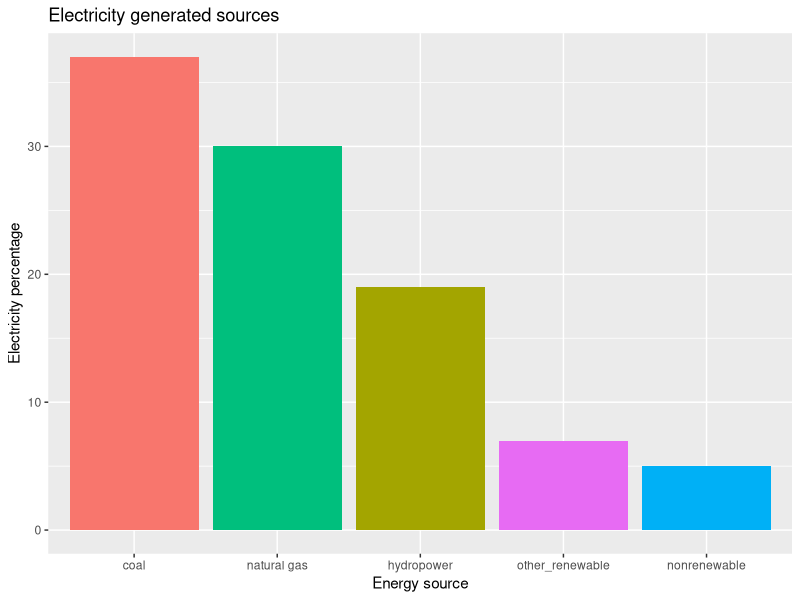
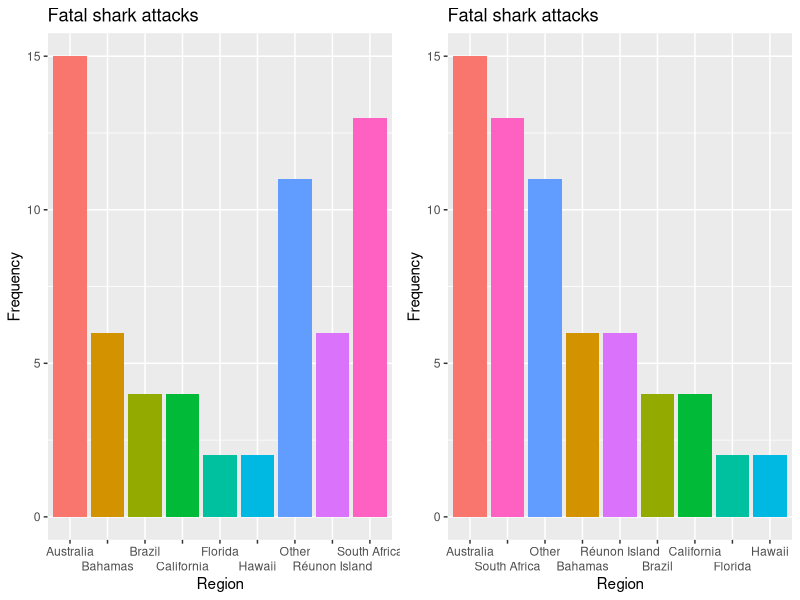
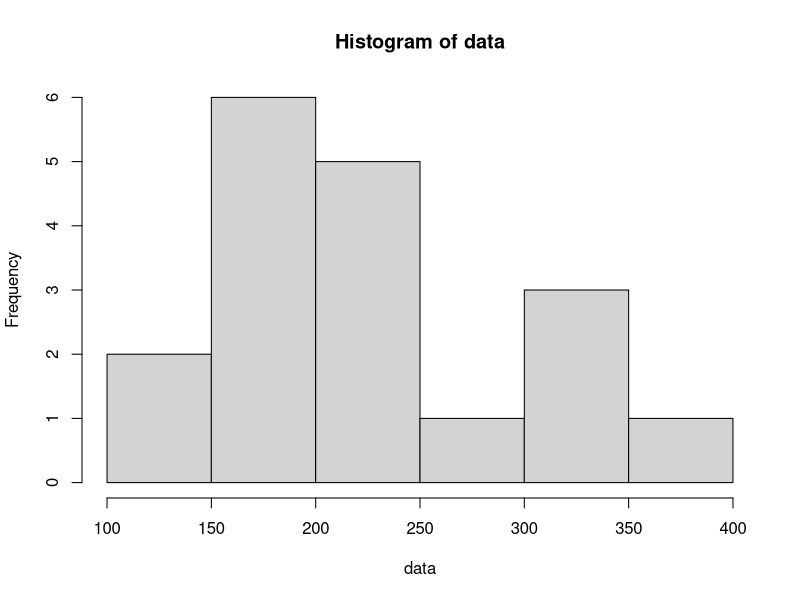
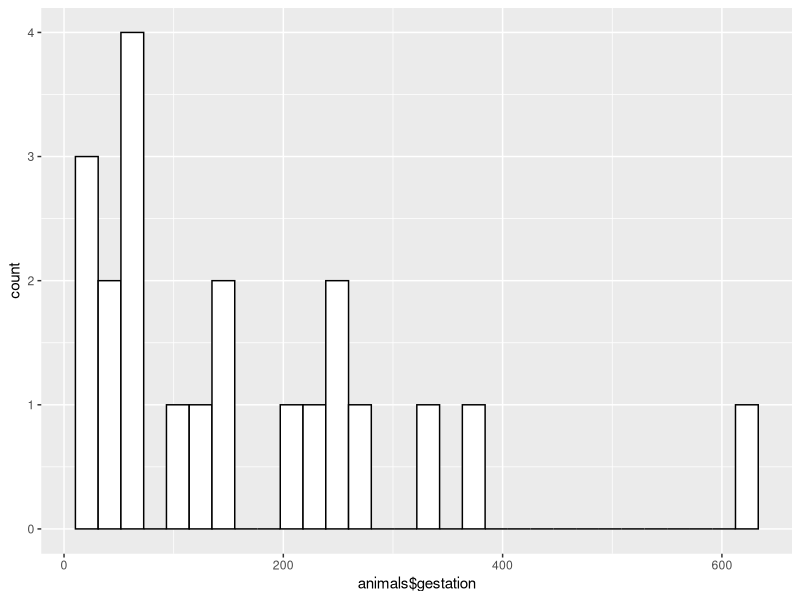
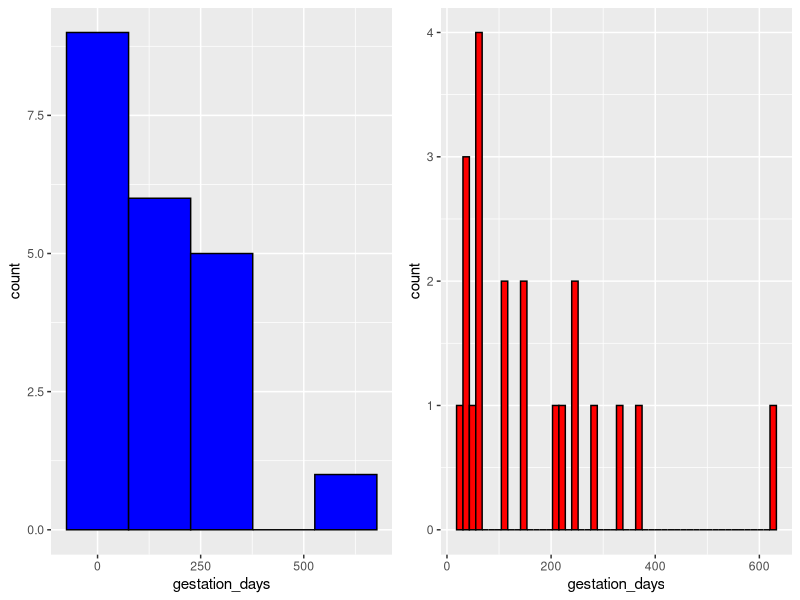
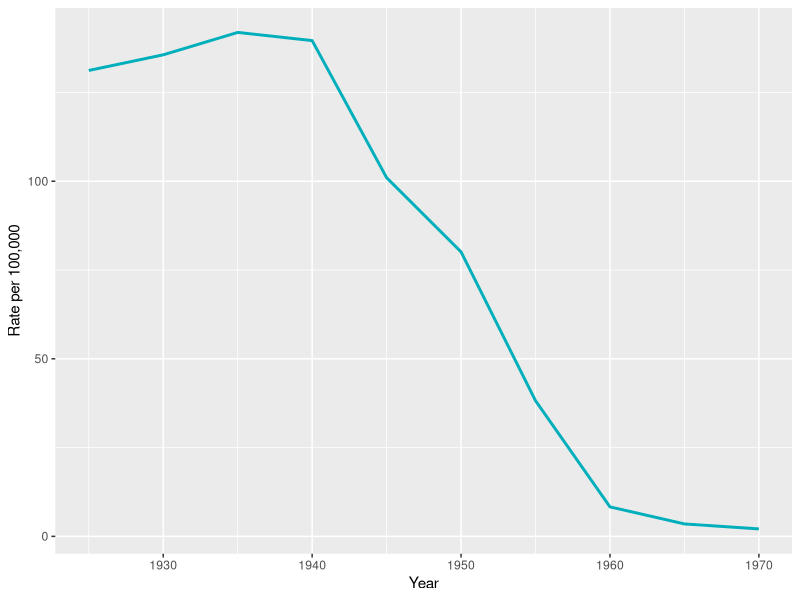
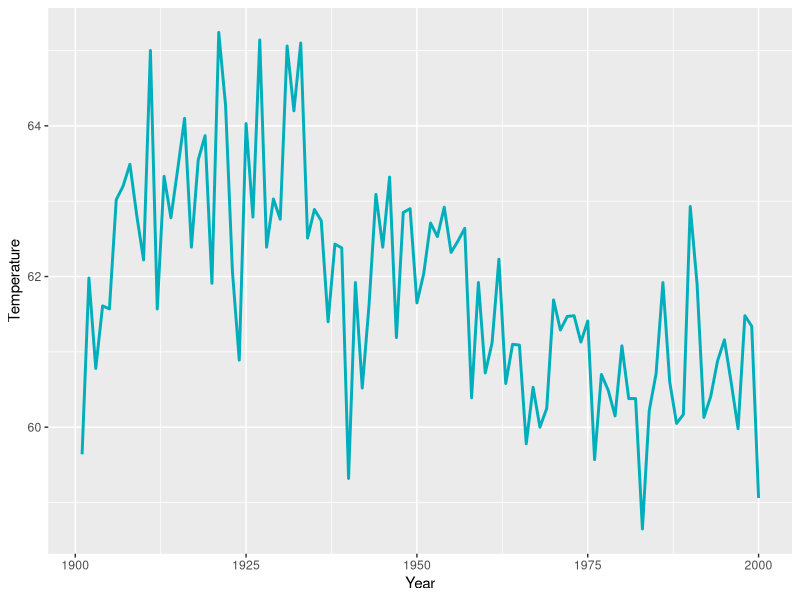

These figures' R source, in order:
## ---- chunk 1
knitr::opts_chunk$set(echo = FALSE)
## ---- chunk 2
library(tidyverse)
library(ggpubr)
## ---- chunk 3
energy_sources <- tibble(energy_source = c("coal", "natural gas", "hydropower",
                                           "other_renewable", "nonrenewable"),
                         elec_generated_percent = c(37,30,19,7,5))

g <- ggplot(energy_sources, aes(x = reorder(energy_source, -elec_generated_percent), y = elec_generated_percent))
g <- g + geom_bar(aes(fill = energy_source), stat="identity") +
     labs(title="Electricity generated sources",
        x ="Energy source", y = "Electricity percentage") +
     theme(legend.position = "none")
g
## ---- chunk 4
fatal_shark_attacks <- tibble(region = c("Florida", "Hawaii", "California", 
                                    "Australia", "South Africa", "Réunon Island", 
                                    "Brazil", "Bahamas", "Other"),
                         frequency = c(2,2,4,15,13,6,4,6,11))

g <- ggplot(fatal_shark_attacks, aes(x = region, y = frequency))
g <- g + geom_bar(aes(fill = region), stat="identity") +
     labs(title="Fatal shark attacks",
        x ="Region", y = "Frequency") +
     theme(legend.position = "none") +
scale_x_discrete(guide = guide_axis(n.dodge=2))

h <- ggplot(fatal_shark_attacks, aes(x = reorder(region, -frequency), y = frequency))
h <- h + geom_bar(aes(fill = region), stat="identity") +
     labs(title="Fatal shark attacks",
        x ="Region", y = "Frequency") +
     theme(legend.position = "none") +
scale_x_discrete(guide = guide_axis(n.dodge=2))

figures <- ggarrange(g, h,
                    ncol = 2, nrow = 1)
figures
## ---- chunk 5
data <- c(239, 237, 245, 310, 218, 175, 330, 196, 178, 
          245, 255, 190, 330, 124, 162, 190, 386, 145)

stem(data)
## ---- chunk 6
stem(data, scale=2)
## ---- chunk 7
hist(data, breaks = 6, xlim = c(100,400))
## ---- chunk 8
animals <- read_csv("../datasets/Animals.csv")

ggplot() + aes(animals$gestation)+ geom_histogram(colour="black", fill="white")
## ---- chunk 9
gestation_days <- animals$gestation

p <- ggplot() + aes(gestation_days)+ geom_histogram(colour="black", fill="blue", bins = 5)
q <- ggplot() + aes(gestation_days)+ geom_histogram(colour="black", fill="red", bins = 50)

figures <- ggarrange(p, q,
                    ncol = 2, nrow = 1)
figures
## ---- chunk 10
incidence_rates <- tibble(year = seq(1925, 1970, 5), 
                          rates = c(131.2,135.6,141.9,139.6,101.0,80.1,38.2,8.3,3.5,2.1))

ggplot(data = incidence_rates, aes(x = year, y = rates)) +
  geom_line(color = "#00AFBB", size = 1) +
  labs(x="Year", y="Rate per 100,000")
## ---- chunk 11
newnan_ga_temps <- read_csv("../datasets/newnan_ga_temps.csv")

ggplot(data = newnan_ga_temps, aes(x = Year, y = Temp)) +
  geom_line(color = "#00AFBB", size = 1) +
  labs(x="Year", y="Temperature")
